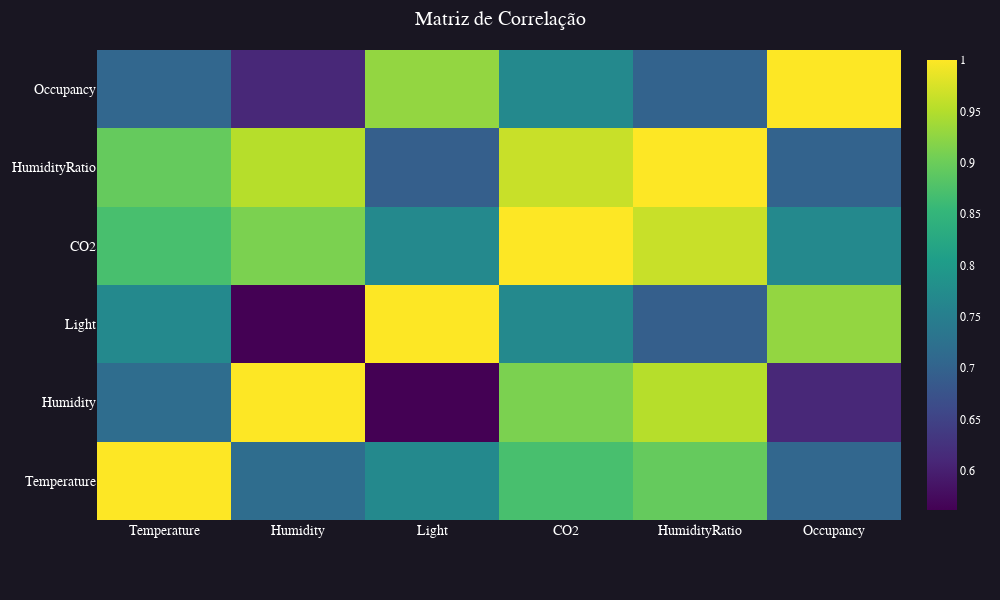

The notebook cell saved with this chart:
### Code cell
# Observar a correlação entre as variáveis
corr = ocupacao_dados.corr()

fig = go.Figure(
    go.Heatmap(
        z=corr,
        x=corr.columns,
        y=corr.columns,
        colorscale='Viridis'
    )
)
fig.update_layout(
    title_text="Matriz de Correlação",

    # Padrao
    **layout_padrao,
)

fig.show()

### Figure 1 — Plotly figure (JSON) as saved in the notebook; plotly's stock layout.template omitted (floating-point values rounded to 4 significant figures)
{"data": [{"colorscale": [[0, "#440154"], [0.1111, "#482878"], [0.2222, "#3e4989"], [0.3333, "#31688e"], [0.4444, "#26828e"], [0.5556, "#1f9e89"], [0.6667, "#35b779"], [0.7778, "#6ece58"], [0.8889, "#b5de2b"], [1, "#fde725"]], "type": "heatmap", "x": ["Temperature", "Humidity", "Light", "CO2", "HumidityRatio", "Occupancy"], "y": ["Temperature", "Humidity", "Light", "CO2", "HumidityRatio", "Occupancy"], "z": [[1, 0.717, 0.7684, 0.8702, 0.8945, 0.7058], [0.717, 1, 0.5619, 0.9116, 0.9519, 0.6108], [0.7684, 0.5619, 1, 0.7692, 0.6933, 0.9279], [0.8702, 0.9116, 0.7692, 1, 0.9644, 0.768], [0.8945, 0.9519, 0.6933, 0.9644, 1, 0.7003], [0.7058, 0.6108, 0.9279, 0.768, 0.7003, 1]]}], "layout": {"font": {"color": "#fff", "family": "Balto"}, "height": 600, "margin": {"b": 80, "l": 60, "r": 30, "t": 50}, "paper_bgcolor": "#191622", "plot_bgcolor": "#191622", "title": {"font": {"size": 20}, "text": "Matriz de Correlação", "x": 0.5, "xanchor": "center"}, "width": 1000, "xaxis": {"gridcolor": "#868686", "gridwidth": 1, "tickfont": {"size": 14}, "title": {"font": {"size": 16}}, "zerolinecolor": "#868686", "zerolinewidth": 2}, "yaxis": {"gridcolor": "#868686", "gridwidth": 1, "tickfont": {"size": 14}, "title": {"font": {"size": 16}}, "zerolinecolor": "#868686", "zerolinewidth": 2}}}
